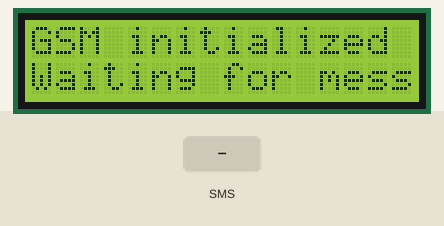
A sketch run on a simulated Arduino Leonardo, built with avr-gcc and run on an emulated ATmega32U4. On the bench: 16×2 character LCD. The inputs (shaded band) are chosen by the test bench. What the sketch prints to the serial monitor is not drawn.

Above: at 6.7 s.
6.8 s: text message "#" received
At 8.5 s:
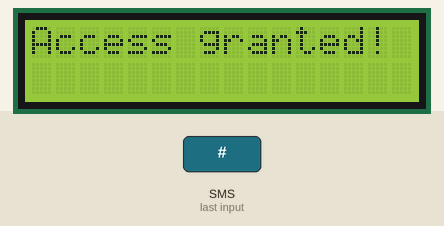
At 14.4 s:
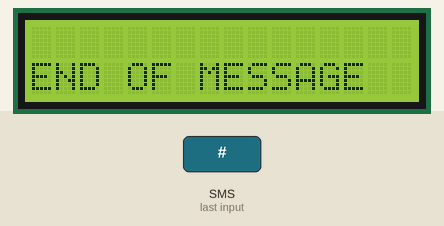
14.6 s: text message "1" received
At 18.4 s:
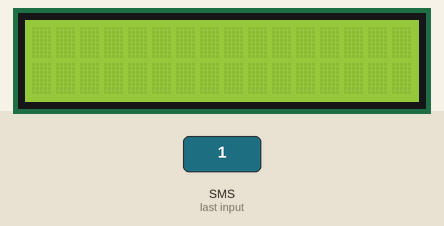
Timing chart, 0 to 19.9 s (numbered marks = the images above; inputs shaded):
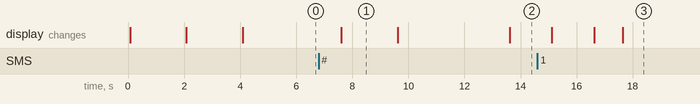

Measured:
- after the input at 6.8 s, the display: changes after 0.81 s (image 1)
- what the display in image 1 shows lasts 2.0 s, from 7.6 s to 9.6 s

The sketch:

SMS_LCD_incomplete.ino.ino
```cpp
#include <LiquidCrystal.h>

LiquidCrystal lcd(11, 12, 5, 4, 3, 2);
int a = 0;
int b = 0;
int c = 0;
// include the GSM library
#include <GSM.h>

// PIN Number for the SIM
#define PINNUMBER ""

// initialize the library instances
GSM gsmAccess;
GSM_SMS sms;

// Array to hold the number a SMS is retreived from
char senderNumber[20];

void setup()
{

  lcd.begin(16, 2) ;
  lcd.clear();
  // initialize serial communications and wait for port to open:
  Serial.begin(9600);
  while (!Serial)
  {
    ; // wait for serial port to connect. Needed for Leonardo only
  }

  Serial.println("SMS Messages Receiver");
  lcd.print("SMS Messages Receiver");
  delay (2000);
  lcd.clear();

  // connection state
  boolean notConnected = true;

  // Start GSM connection
  while (notConnected)
  {
    if (gsmAccess.begin(PINNUMBER) == GSM_READY)
      notConnected = false;
    else
    {
      Serial.println("Not connected");
      lcd.print("Not connected");
      delay(2000);
      lcd.clear();
    }
  }

  Serial.println("GSM initialized");
  lcd.print("GSM initialized");
  lcd.setCursor(0, 1);
  Serial.println("Waiting for messages");
  lcd.print("Waiting for messages");
  delay (1500);


}
void loop()
{
  char c;

  // If there are any SMSs available()
  if (sms.available())
  {
    lcd.clear();
    Serial.println("Message received from:");
    lcd.print("Message received from:");

    // Get remote number
    sms.remoteNumber(senderNumber, 20);
    Serial.println(senderNumber);
    lcd.clear();
    lcd.print(senderNumber);

    // An example of message disposal
    // Any messages starting with # should be discarded
    if (sms.peek() == '#')
    {
      Serial.println("Discarded SMS");
      lcd.clear();
      lcd.print("Access granted!");
      delay (2000);
      lcd.clear();
      lcd.print("Discarded SMS");
      sms.flush();
    }

    // Read message bytes and print them
    while (c = sms.read())
      Serial.print(c);
    lcd.clear();
    lcd.print(c);
    delay (4000);
    //      lcd.clear();
    Serial.println("\nEND OF MESSAGE");
    lcd.setCursor(0, 1);
    lcd.print("END OF MESSAGE");
    delay (1500);
    lcd.clear();

    // Delete message from modem memory
    sms.flush();
    Serial.println("MESSAGE DELETED");
    lcd.print("MESSAGE DELETED!");
    delay (1500);
    lcd.clear();
  }


  delay(1000);

}
```
